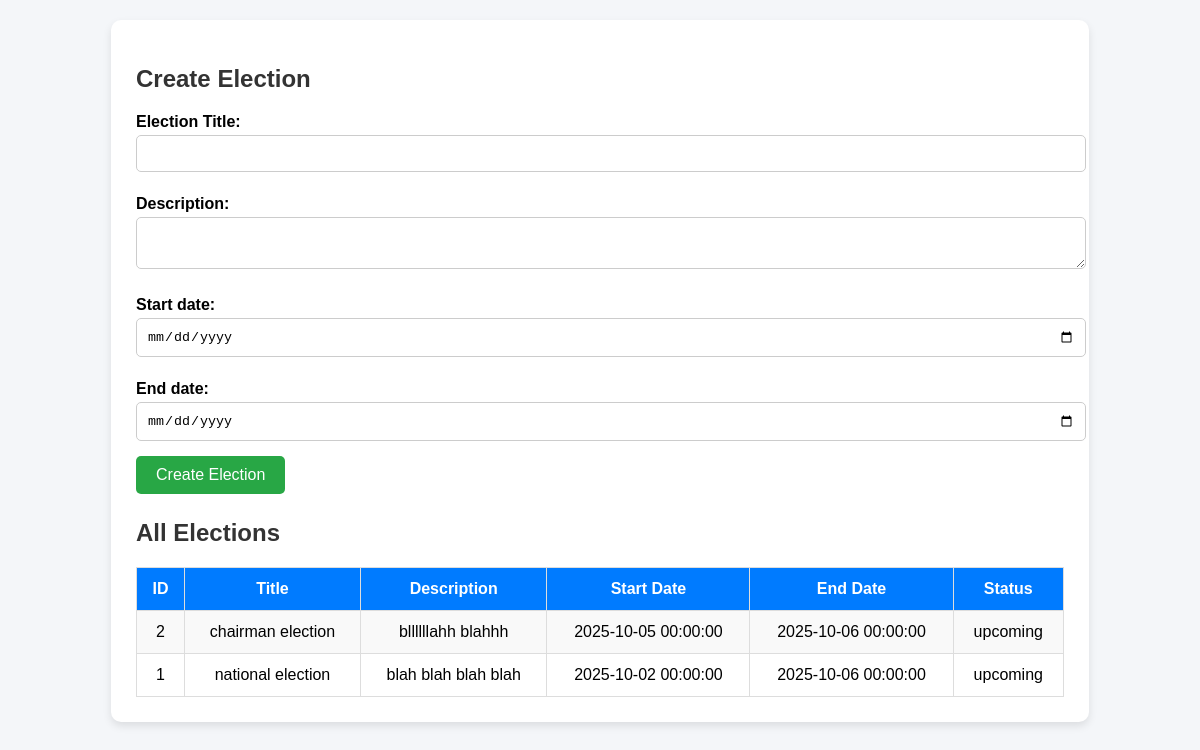
/create_election.php (signed in), run on an earlier commit of the app's database.
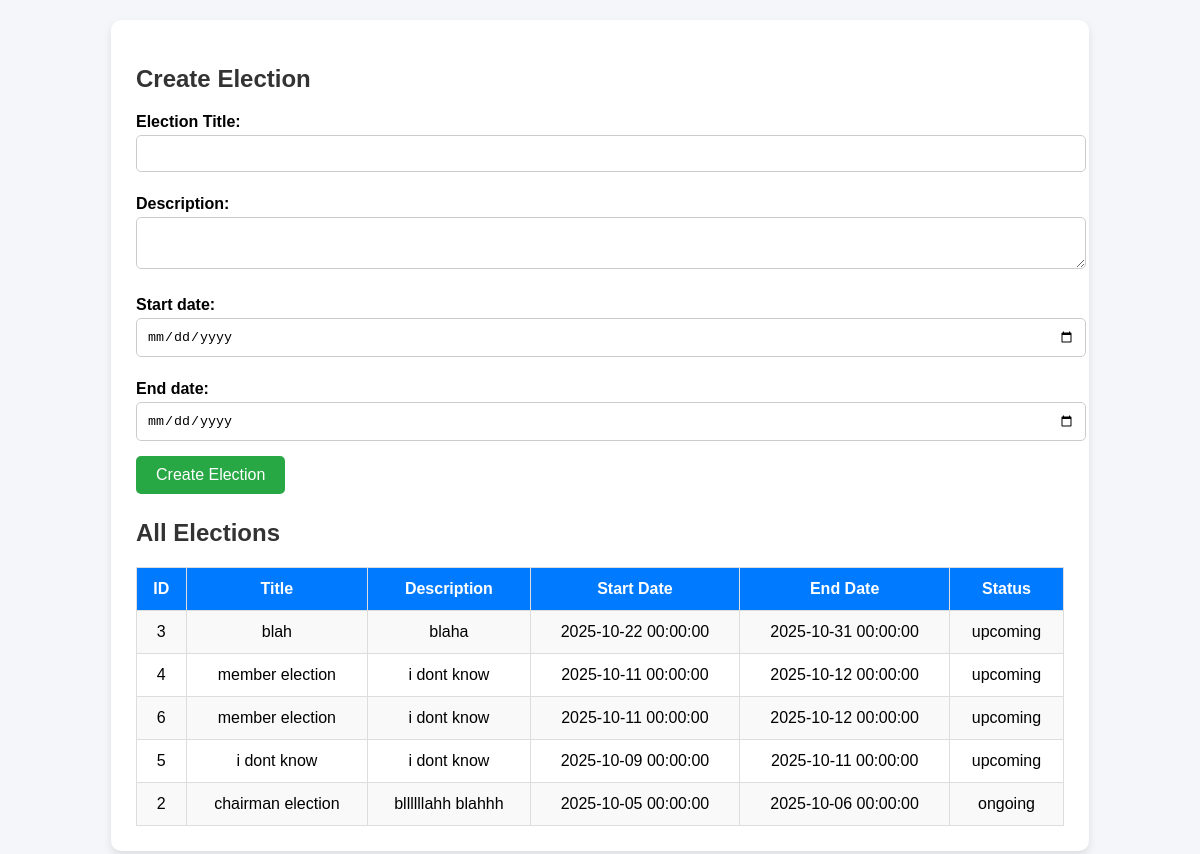
And on a later commit of the database.
### tables this page shows
CREATE TABLE IF NOT EXISTS `elections` (
  `election_id` int(11) NOT NULL AUTO_INCREMENT,
  `title` varchar(150) NOT NULL,
  `description` text DEFAULT NULL,
  `start_time` datetime NOT NULL,
  `end_time` datetime NOT NULL,
  `status` enum('upcoming','ongoing','completed') DEFAULT 'upcoming',
  PRIMARY KEY (`election_id`)
);

### create_election.php (the view, shortened to what this page needs)
<?php
include "config.php";
$result = $conn->query("SELECT * FROM elections ORDER BY start_time DESC");
?>
<!DOCTYPE html>
<html>
<head>
</head>
<body>
    <div class="container">
        <h2>Create Election</h2>
        <form method="POST">
            <label for="title">Election Title:</label>
            <input type="text" name="title" required>
            <label for="description">Description:</label>
            <textarea name="description" required></textarea>
            <label for="start_time">Start date:</label>
            <input type="date" name="start_time" required>
            <label for="end_time">End date:</label>
            <input type="date" name="end_time" required>
            <button type="submit">Create Election</button>
        </form>
        <h2>All Elections</h2>
        <table>
            <tr>
                <th>ID</th>
                <th>Title</th>
                <th>Description</th>
                <th>Start Date</th>
                <th>End Date</th>
                <th>Status</th>
            </tr>
            <?php while ($row = $result->fetch_assoc()) { ?>
            <tr>
                <td><?php echo $row['election_id']; ?></td>
                <td><?php echo htmlspecialchars($row['title']); ?></td>
                <td><?php echo htmlspecialchars($row['description']); ?></td>
                <td><?php echo $row['start_time']; ?></td>
                <td><?php echo $row['end_time']; ?></td>
                <td><?php echo $row['status']; ?></td>
            </tr>
            <?php } ?>
        </table>
    </div>
</body>
</html>

### create_election.php (style rules this page uses)
body { font-family: Arial, sans-serif; background: #f4f6f9; margin: 0; padding: 20px; }
.container { width: 80%; margin: auto; background: #fff; padding: 25px; border-radius: 10px; box-shadow: 0 4px 8px rgba(0,0,0,0.1); }
h2 { color: #333; }
form { margin-bottom: 25px; }
label { display: block; margin: 8px 0 4px; font-weight: bold; }
input, textarea { width: 100%; padding: 10px; margin-bottom: 15px; border: 1px solid #ccc; border-radius: 5px; }
button { background: #28a745; color: white; padding: 10px 20px; border: none; border-radius: 5px; cursor: pointer; font-size: 16px; }
table { width: 100%; border-collapse: collapse; margin-top: 20px; }
table, th, td { border: 1px solid #ddd; }
th, td { padding: 12px; text-align: center; }
th { background: #007bff; color: white; }
tr:nth-child(even) { background: #f9f9f9; }

What changed in the data, as far as the page shows it:
removed elections: election_id "1", title "national election", description "blah blah blah blah", start_time "2025-10-02 00:00:00", end_time "2025-10-06 00:00:00", status "upcoming"
added elections: election_id "3", title "blah", description "blaha", start_time "2025-10-22 00:00:00", end_time "2025-10-31 00:00:00", status "upcoming"
added elections: election_id "4", title "member election", description "i dont know", start_time "2025-10-11 00:00:00", end_time "2025-10-12 00:00:00", status "upcoming"
added elections: election_id "6", title "member election", description "i dont know", start_time "2025-10-11 00:00:00", end_time "2025-10-12 00:00:00", status "upcoming"
added elections: election_id "5", title "i dont know", description "i dont know", start_time "2025-10-09 00:00:00", end_time "2025-10-11 00:00:00", status "upcoming"
changed elections "chairman election": status "upcoming" → "ongoing"
